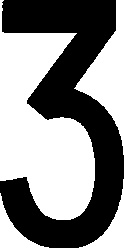
#> input picture codes/LicensePlateGenerator/font_model/140_3.jpg, 124 x 248 px; its folder holds 4 pictures in this run
$ python generate_special_plate.py
#> lines starting #> are read from the running program, lines starting #| are printed output that depends on the picture
### codes/LicensePlateGenerator/generate_multi_plate.py
# encoding=utf-8

import argparse
import os
import shutil
import sys
from glob import glob

import cv2
import numpy as np

path_to_be_inserted = os.path.abspath("../..")
sys.path.insert(0, path_to_be_inserted)
print("--> path_to_be_inserted: {:s}".format(path_to_be_inserted))

from LicensePlateGenerator.plate_number import generate_plate_number_black_gangao, \
    generate_plate_number_black_shi, \
    generate_plate_number_black_ling
from LicensePlateGenerator.plate_number import generate_plate_number_blue, \
    generate_plate_number_yellow_gua
from LicensePlateGenerator.plate_number import letters, digits
from LicensePlateGenerator.plate_number import random_select, \
    generate_plate_number_white, generate_plate_number_yellow_xue, generate_plate_number_white_yj

from tqdm import tqdm

plate_char = ["0", "1", "2", "3", "4", "5", "6", "7", "8", "9", "A", "B", "C", "D", "E", "F",
              "G", "H", "J", "K", "L", "M", "N", "P", "Q", "R", "S", "T", "U", "V", "W",
              "X", "Y", "Z", "桂", "贵", "冀", "吉", "京", "琼", "陕", "苏", "湘", "渝", "豫",
              "藏", "川", "鄂", "甘", "赣", "黑", "沪", "津", "晋", "鲁", "蒙", "闽", "宁",
              "青", "使", "皖", "新", "粤", "云", "浙", "辽", "军", "空", "兰", "广", "海",
              "成", "应", "急", "学", "警", "港", "澳", "赛", "领", "挂", "WJ", "?", "*", "*", "*"]


def get_position_data(length=7, split_id=1, height=140):
    """
    获取车牌号码在底牌中的位置
    length: 车牌字符数，7或者8, 7为普通车牌、8为新能源车牌(或应急...)
    split_id: 分割空隙
    height: 车牌高度，对应单层和双层车牌
    plate_class:车牌种类，例如wj车牌和应急车牌的字符位置与尺寸与普通蓝绿白车牌不一样
    """
    # 字符位置
    location_xy = np.zeros((length, 4), dtype=np.int32)  # 字符的左上角和右下角的坐标

    if length == 9:  # WJ车牌只有7字符
        location_xy = np.zeros((7, 4), dtype=np.int32)

    # 单层车牌高度
    if height == 140:
        # 单层车牌，y轴坐标固定
        location_xy[:, 1] = 25
        location_xy[:, 3] = 115

        # 螺栓间隔
        step_split = 34 if length == 7 else 49

        # 字符间隔
        step_font = 12 if length == 7 else 9

        # 字符宽度
        width_font = 45

        # WJ车牌单独处理
        if length == 9:
            step_split = 43
            width_font = 84
            step_font = 6

        for i in range(length):
            if length == 9 and i > 6:
                break

            if i == 0:
                location_xy[i, 0] = 15
            elif i == split_id:
                location_xy[i, 0] = location_xy[i - 1, 2] + step_split
            else:
                location_xy[i, 0] = location_xy[i - 1, 2] + step_font

            # 新能源和应急车牌，第一位宽度45，剩下的43。
            if length == 8 and i > 0:
                width_font = 43

            # WJ车牌
            if length == 9 and i > 0:
                width_font = 48

            location_xy[i, 2] = location_xy[i, 0] + width_font
    else:  # 双层
        # 双层车牌第一层
        location_xy[0, :] = [110, 15, 190, 75]
        location_xy[1, :] = [250, 15, 330, 75]

        # WJ车牌单独处理
        if length == 9:
            location_xy[0, :] = [98, 22, 180, 88]
            location_xy[1, :] = [266, 22, 340, 88]

        # 第二层
        width_font = 65
        step_font = 15

        for i in range(2, length):
            if length == 9 and i > 6:  # WJ车牌只有7个字符
                break

            location_xy[i, 1] = 90
            location_xy[i, 3] = 200

            if length == 9:  # 双层wj
                location_xy[i, 1] = 106

            if i == 2:
                location_xy[i, 0] = 27
            else:
                location_xy[i, 0] = location_xy[i - 1, 2] + step_font
            location_xy[i, 2] = location_xy[i, 0] + width_font

    return location_xy


# 字符贴上底板
# [21 lines left out: function copy_to_image_multi, not called in this run]


class MultiPlateGenerator:
    def __init__(self, adr_plate_model, adr_font, blue_prob=2.0):
        """
        :param adr_plate_model:
        :param adr_font:
        """
#> called with adr_plate_model = 'plate_model', adr_font = 'font_model', blue_prob = 2
        # 车牌底板路径
        self.adr_plate_model = adr_plate_model
        if not os.path.isdir(self.adr_plate_model):
            print('[Err]: invalid adr_plate_model.')
        print('adr_plate_model: {:s}'.format(os.path.abspath(self.adr_plate_model)))

        # 车牌字符路径
        self.adr_font = adr_font
        if not os.path.isdir(self.adr_font):
            print('[Err]: invalid adr_font.')
        print('adr_font: {:s}'.format(os.path.abspath(self.adr_font)))

        self.blue_prob = blue_prob

        # 车牌字符图片，预存处理
        self.font_imgs = {}
        font_file_names = glob(os.path.join(self.adr_font, '*jpg'))

        for font_file_name in font_file_names:
            font_img = cv2.imdecode(np.fromfile(font_file_name, dtype=np.uint8), 0)
#> font_img is the input picture: shape (248, 124); min 0, max 255, mean 135.5

            if '140' in font_file_name:
                font_img = cv2.resize(font_img, (45, 90))
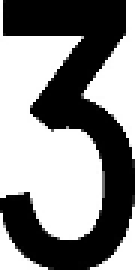
#> font_img: shape (90, 45) (shown 3 times larger); min 0, max 255, mean 135.5
            elif '220' in font_file_name:
                font_img = cv2.resize(font_img, (65, 110))
            elif font_file_name.split('_')[-1].split('.')[0] in letters + digits:
                font_img = cv2.resize(font_img, (43, 90))

            self.font_imgs[os.path.basename(font_file_name).split('.')[0]] = font_img
#> pass 2 of the loop in __init__, `for font_file_name in font_file_names:`:
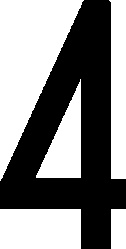
#> input picture codes/LicensePlateGenerator/font_model/140_4.jpg, 126 x 249 px
#> in __init__, font_img is the input picture: shape (249, 126); min 0, max 255, mean 133.8
#> in __init__, `font_img = cv2.resize(font_img, (45, 90))`:
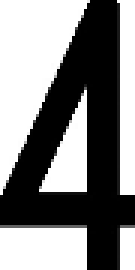
#> font_img: shape (90, 45) (shown 3 times larger); min 0, max 255, mean 132.3
#> pass 3 of the loop in __init__, `for font_file_name in font_file_names:`:
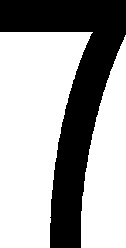
#> input picture codes/LicensePlateGenerator/font_model/140_7.jpg, 126 x 248 px
#> in __init__, font_img is the input picture: shape (248, 126); min 0, max 255, mean 165
#> in __init__, `font_img = cv2.resize(font_img, (45, 90))`:
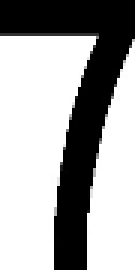
#> font_img: shape (90, 45) (shown 3 times larger); min 0, max 255, mean 164.7
#> the loop made 4 passes; the first 3 are shown

        # 字符位置
        self.pos_xys = {}
        for i in [7, 8, 9]:
            for j in [1, 2, 4]:  # split id
                for k in [140, 220]:
                    self.pos_xys['{}_{}_{}'.format(i, j, k)] = get_position_data(length=i, split_id=j, height=k)
#> after the loop, self.pos_xys = 18 items

        print('License generator inited.')

    # 获取字符位置
    def get_location_multi(self, plate_number, height=140):
        """
        :param plate_number:
        :param height:
        :return:
        """
#> called with plate_number = '云L846GA', height = 140
        length = len(plate_number)
        if 'WJ' in plate_number and plate_number[0] == "W":
            length = 9

        if '警' in plate_number:
            split_id = 1
        elif '使' in plate_number:
            split_id = 4
        elif '应急' in plate_number:
            split_id = 1
        else:
            split_id = 2

        loc = None
        try:
            loc = self.pos_xys['{}_{}_{}'.format(length, split_id, height)]
#> loc = [[15, 25, 60, 115], [72, 25, 117, 115], [151, 25, 196, 115], [208, 25, 253, 115], [265, 25, 310, 115], [322, 25, 367, 115], [379, 25, 424, 115]]
        except Exception as e:
            print(e)

        return loc

    # 随机生成车牌号码，获取底板颜色、单双层
    # [201 lines left out: functions generate_plate_number, generate_plate, not called in this run]

    def generate_plate_special(self, plate_number, bg_color, is_double, enhance=False):
        """
        生成特定号码、颜色车牌
        :param plate_number: 车牌号码
        :param bg_color: 背景颜色, black/black_shi(使领馆)/
        blue/green_car(新能源轿车)/green_truck(新能源卡车)/white/white_army(军队)/yellow
        :param is_double: 是否双层
        :param enhance: 图像增强
        :return: 车牌图
        """
        if bg_color == 'greencar':
            bg_color = 'green_car'
        elif bg_color == "greenBus":
            bg_color = "green_truck"
        elif bg_color == 'whitearmy':
            bg_color = 'white_army'

        height = 220 if is_double else 140

        # print(plate_number, height, bg_color, is_double)

        # 字符分布
        loc_xy = self.get_location_multi(plate_number, height)
#> loc_xy has the same summary as loc in get_location_multi
        if loc_xy is None:
            print('plate number {:s} can not generate.'.format(plate_number))
            return None

        ## ----- select plate model
        if bg_color != 'green' and bg_color != 'white':
            plate_model_name = '{}_{}.PNG'.format(bg_color, height)
        elif bg_color == 'green':  # green car by default
            plate_model_name = '{}_car_{}.PNG'.format(bg_color, height)

        elif bg_color == 'white' and height == 140:
            if '应急' in plate_number:
                plate_model_name = '{}_{}.PNG'.format(bg_color, height)
            elif plate_number[0] == "W" and plate_number[1] == "J":
                plate_model_name = '{}_wj_{}.PNG'.format(bg_color, height)
            else:
                # plate_model_name = '{}_army_{}.PNG'.format(bg_color, height)
                plate_model_name = '{}_{}.PNG'.format(bg_color, height)

        elif bg_color == 'white' and height == 220:
            if plate_number[0] == "W" and plate_number[1] == "J":
                plate_model_name = '{}_wj_{}.PNG'.format(bg_color, height)
            else:
                plate_model_name = '{}_{}.PNG'.format(bg_color, height)

        plate_model_path = self.adr_plate_model + '/' + plate_model_name
        plate_model_path = os.path.abspath(plate_model_path)
        if not os.path.isfile(plate_model_path):
            print('[Warning]: invalid plate model path: {:s}.'
                  .format(plate_model_path))
            return None

        img_plate_model = cv2.imread(plate_model_path)

        plate_number_length = len(plate_number)
        if plate_number[0] == "W" and plate_number[1] == "J" and height == 220:
            plate_number_length = 7

        try:
            img_plate_model = cv2.resize(img_plate_model, (440 if plate_number_length == 7 else 480, height))
        except Exception as e:
            print(e)

        # generate each char of the plate number
        for i in range(len(plate_number)):
            if len(plate_number) == 8:
                if bg_color == 'green':
                    font_img_name = 'green_{}'.format(plate_number[i])
                    font_img = self.font_imgs[font_img_name]
                elif plate_number[0] == "W" and plate_number[1] == "J":
                    if i == 1:  # wj是一个字符:
                        continue
                    if i == 0:
                        font_img = self.font_imgs["140_WJ"]
                    else:
                        if '{}_{}'.format(height, plate_number[i]) in self.font_imgs:
                            font_img_name = '{}_{}'.format(height, plate_number[i])
                            font_img = self.font_imgs[font_img_name]
                        else:
                            if i < 3:  # 双层中的第1层
                                font_img_name = '220_up_{}'.format(plate_number[i])
                                font_img = self.font_imgs[font_img_name]
                            else:  # 双层中的第2层
                                font_img_name = '220_down_{}'.format(plate_number[i])
                                font_img = self.font_imgs[font_img_name]
                elif bg_color == 'white':
                    font_img_name = '{}_{}'.format(height, plate_number[i])
                    font_img = self.font_imgs[font_img_name]
                else:
                    # font_img_name = '{}_{}'.format(height, plate_number[i])
                    font_img_name = 'green_{}'.format(plate_number[i])
                    font_img = self.font_imgs[font_img_name]
            else:
                if '{}_{}'.format(height, plate_number[i]) in self.font_imgs:
                    font_img_name = '{}_{}'.format(height, plate_number[i])
                    font_img = self.font_imgs[font_img_name]
                else:
                    if i < 2:  # 双层中的第1层
                        font_img_name = '220_up_{}'.format(plate_number[i])
                        font_img = self.font_imgs[font_img_name]
                    else:  # 双层中的第2层
                        font_img_name = '220_down_{}'.format(plate_number[i])
                        font_img = self.font_imgs[font_img_name]

            if (i == 0 and plate_number[0] in letters) or plate_number[i] in ['警', '使', '领']:
                is_red = True
            elif (i == 0 or i == 2 or i == 7) and plate_char.index(plate_number[i]) > 9 and plate_number[0] == "W" and \
                    plate_number[1] == "J":
                is_red = True
            elif i == 1 and plate_number[0] in letters and np.random.random(1) > 0.5:
                # second letter of army plate
                is_red = True
            elif i == 1 and '应急' in plate_number and np.random.random(1) > 0.5:
                is_red = True
            elif i == 6 and '应' in plate_number:
                is_red = True
            elif i == 7 and '急' in plate_number:
                is_red = True
            else:
                is_red = False

            if enhance:
                k = np.random.randint(1, 6)
                kernel = np.ones((k, k), np.uint8)
                if np.random.random(1) > 0.5:
                    font_img = np.copy(cv2.erode(font_img, kernel, iterations=1))
                else:
                    font_img = np.copy(cv2.dilate(font_img, kernel, iterations=1))

            if plate_number[0] == "W" and plate_number[1] == "J" and i > 1:
                img_plate_model = copy_to_image_multi(img_plate_model,
                                                      font_img,
                                                      loc_xy[i - 1, :],
                                                      bg_color,
                                                      is_red)
            else:
                img_plate_model = copy_to_image_multi(img_plate_model,
                                                      font_img,
                                                      loc_xy[i, :],
                                                      bg_color,
                                                      is_red)

        # is_double = 'double' if is_double else 'single'
        img_plate_model = cv2.blur(img_plate_model, (3, 3))

        return img_plate_model


# [120 lines left out: functions mkdir, parse_LP_args, gen_multi_LPs, not called in this run]


# [7 lines that do not run on import are left out]

# [27 lines of commented-out code are left out]

### codes/LicensePlateGenerator/generate_special_plate.py
# encoding=utf-8

import argparse
import os
import glob
import cv2
from LicensePlateGenerator.generate_multi_plate import MultiPlateGenerator


# [90 lines of commented-out code are left out]

def generate_one_plate(generator, plate_number, bg_color, double, final_path):
    """
    @param generator:
    @param plate_number:
    @param bg_color:
    @param double:
    @param final_path:
    @return:
    """
    if double == 0:
        img_name = str(plate_number) + "_" + str(bg_color) + "_single"
    else:
        img_name = str(plate_number) + "_" + str(bg_color) + "_double"
    img = generator.generate_plate_special(plate_number, bg_color, double)
    final_path = os.path.join(final_path, img_name + ".jpg")
    print(final_path)
    cv2.imwrite(final_path, img)


if __name__ == '__main__':
    plate_number = "云L846GA"
    bg_color = "blue"
    double = 0
    generator = MultiPlateGenerator('plate_model', 'font_model')
    final_path = "/users/sunshangyun/data/"
    generate_one_plate(generator, plate_number, bg_color, double, final_path)
